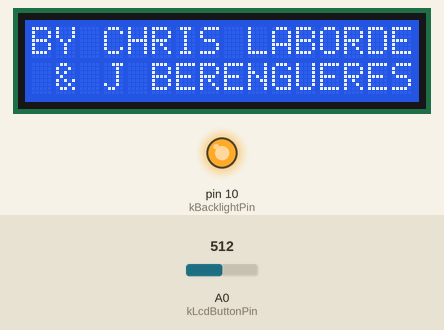
The sketch below on a simulated Arduino Uno, built with avr-gcc and run on an emulated ATmega328P. Shown: 16×2 character LCD, output pins drawn as LEDs (lit = HIGH). The test bench sets the inputs (shaded band); at power-on: A0 (kLcdButtonPin) = 512.

Above: at 0.4 s.
At 2.4 s:
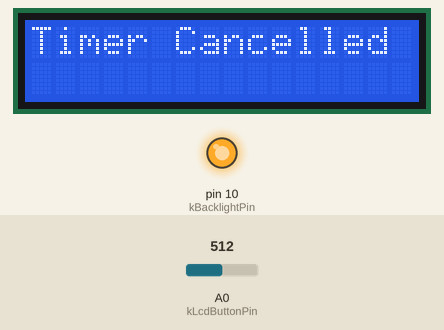
2.5 s: A0 (kLcdButtonPin) set to 640
At 3.21 s:
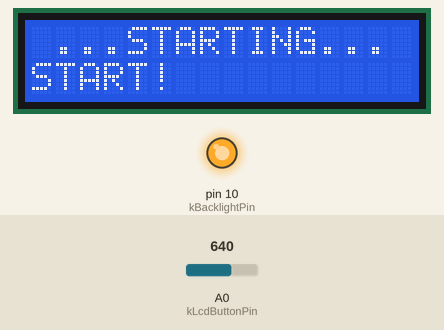
4.0 s: A0 (kLcdButtonPin) set to 659
5.8 s: A0 (kLcdButtonPin) set to 511
At 6.97 s:
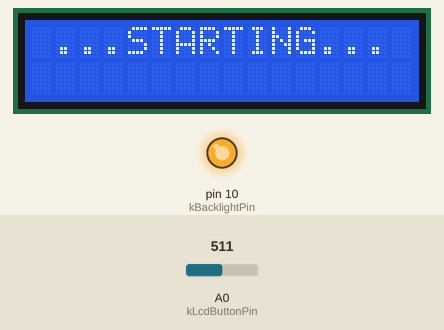
9.1 s: A0 (kLcdButtonPin) set to 462
10.6 s: A0 (kLcdButtonPin) set to 442
Timing chart, 0 to 13.6 s (numbered marks = the images above; inputs shaded):
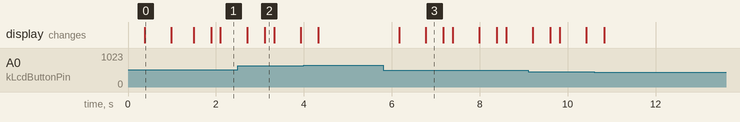

Measured:
- after the input at 5.8 s, the display: first changes after 0.36 s (image 3 shows a later state)
- what the display in image 0 shows lasts 0.6 s, from 0.4 s to 1.0 s
- what the display in image 3 shows lasts 0.4 s, from 6.8 s to 7.2 s

The sketch:

RegattaStarter.ino
```cpp
/*************************************************************************************
  (cc) Jose Berengueres 4-8th Feb  2015, Dubai
  (LCD sample code by Mark Bramwell, July 2010)

  This is an Arduino based Ollie box implmentation used for regata starts

  Components:
  DF ROBOT LCD PANEL, 2 x RELAY Module v3.2, 1 x Arduino
  connect the relay of the horn to D2 of LCD shield. This relay drives aircompressor (12VDC battery)
  connect the relay that controls buzzer/beeper to D11.
**************************************************************************************/

#include <LiquidCrystal.h>

#include "RelayInterface.hpp"
#include "Schedule.hpp"
#include "SystemState.hpp"


/*
   Interfaces to the sound hardware.
   The Horn and Bell classes define a private pin number for the
   relay hardware and will be called as static methods without
   instantiation of an object.
*/
class Horn: public RelayInterface {
  protected:
    static const int kRelayPin = 11;
};

class Beep: public RelayInterface {
  protected:
    static const int kRelayPin = 2;
};


/*
   Interface to the display hardware.
   Provides a simple interface by encapsulating the details of the LiquidCrystal class.
   The LCD display has 2 rows of 16 characters.
*/
namespace display {

const uint8_t kZstringSize = 17;  // numCharPerLine + 1

namespace {
/*
   Everything inside this anonymous namespace is private to the display namespace.
   That is, nothing outside the display namespace can access the lcd object.
*/

// Display characteristics
const uint8_t kNumLines = 2;
const uint8_t kNumCharPerLine = 16;

// Text that displays an empty message
const char kEmptyMessage[kZstringSize] = "                ";

// Hardware pins
const uint8_t kRsPin = 8;  // controls commands
const uint8_t kEnablePin = 9;
const uint8_t kD0Pin = 4;
const uint8_t kD1Pin = 5;
const uint8_t kD2Pin = 6;
const uint8_t kD3Pin = 7;
const uint8_t kBacklightPin = 10;

// Display interface
LiquidCrystal lcd = LiquidCrystal(kRsPin, kEnablePin, kD0Pin, kD1Pin, kD2Pin, kD3Pin);

}  // namespace

void initialize() {
  lcd.begin(kNumCharPerLine, kNumLines);
  pinMode(kBacklightPin, OUTPUT);
}

void backlightOn() {
  digitalWrite(kBacklightPin, HIGH);
}

void backlightOff() {
  digitalWrite(kBacklightPin, LOW);
}

void overwrite(const char* const upper, const char* const lower) {
  lcd.setCursor(0, 0);
  lcd.print(kEmptyMessage);
  lcd.setCursor(0, 1);
  lcd.print(kEmptyMessage);
  lcd.setCursor(0, 0);
  lcd.print(upper);
  lcd.setCursor(0, 1);
  lcd.print(lower);
  return;
}

void clear() {
  overwrite("", "");
}

void overwriteUpper(const char* const upper) {
  lcd.setCursor(0, 0);
  lcd.print(kEmptyMessage);
  lcd.setCursor(0, 0);
  lcd.print(upper);
  return;
}

void overwriteLower(const char* const lower) {
  lcd.setCursor(0, 1);
  lcd.print(kEmptyMessage);
  lcd.setCursor(0, 1);
  lcd.print(lower);
  return;
}

}  // namespace display


/*
   Interface to the button hardware.
*/
// Pins
const int kLcdButtonPin = 0;

// Button enumerations
enum class Button : uint8_t {
  right  = 0,
  up     = 1,
  down   = 2,
  left   = 3,
  select = 4,
  none   = 5,
  start_stop = left,
};


// Messages (LCD is 2x16 characters)
const char* const kStartingMessage = " ...STARTING... ";
const char* const kCancelMessage   = "Timer Cancelled ";
const char* const JASC_5_MSG       = "JASC 1x5 min    ";
const char* const JASC_3_MSG       = "JASC 1x3 min    ";
const char* const DOSC_1x5_MSG     = "DOSC 1x5 min    ";
const char* const DOSC_3x5_MSG     = "DOSC 3x5 min    ";


// Horn sequences
// warning long buzz (sb)= 0,   short horn (sh) = 1, long horn (lh) =2  extralong horn 3
// Short seq countdown // 10lb  5sh   5blank  3lh

// Time lengths
const int kStandardDelay = 300; // (ms)
const unsigned long kLengthOfNote[] = {500, 400, 800, 1500}; // (ms)

const int kNumSequences = 4;

// Sound names
const int WARNING_BEEP = 0;
const int RELAY_BEEP = 2;
const int RELAY_HORN = 11;

//************************************* THREE MIN SEQ ********************************
const unsigned long sch_3[] = { 0,   10, 20, 30, 40, 50,
                                100,
                                190, 200,
                                280, 290, 300,

                                1 * 600, 600 + 10, 600 + 20, 600 + 30, 600 + 40, 600 + 50,
                                900 - 15 - 20, 900 - 15 - 10, 900 - 15, 900,
                                2 * 600 - 15, 2 * 600, 2 * 600 + 10, 2 * 600 + 20, 2 * 600 + 30, 2 * 600 + 40, 2 * 600 + 50,
                                3 * 600 - 30, 3 * 600 - 15, 3 * 600,          3 * 600 + 60, 3 * 600 + 70, 3 * 600 + 80, 3 * 600 + 90,      3 * 600 + 100, 3 * 600 + 110, 3 * 600 + 120, 3 * 600 + 130, 3 * 600 + 140, 3 * 600 + 150, 3 * 600 + 160, 3 * 600 + 170, 3 * 600 + 180, 3 * 600 + 190, 3 * 600 + 200
                              };
const int h_or_b3[] = {        3,   1, 1, 1, 1, 1,
                               1,
                               1, 1,
                               1, 1, 1,
                               2, 0, 0, 0, 0, 0,
                               1, 1, 1, 2,
                               2, 2, 0, 0, 0, 0, 0,
                               2, 2, 2,   1, 1, 1, 1, 1,      0, 0, 0, 0, 0, 0, 0, 0, 0, 0
                      };
const unsigned int index_3 = 6 + 6 + 6 + 4 + 7 + 18 - 1;
const long ctdwn_3 = 205 * 1000L; // 3*60 + 39;


//************************************* FIVE MIN SEQ ********************************
const unsigned long sch_5[] = {0, 10, 20, 30, 40, 50,
                               1 * 600, 1 * 600 + 10, 1 * 600 + 20, 1 * 600 + 30, 1 * 600 + 40, 1 * 600 + 50,
                               4 * 600, 4 * 600 + 10, 4 * 600 + 20, 4 * 600 + 30, 4 * 600 + 40, 4 * 600 + 50,
                               5 * 600, 5 * 600 + 10, 5 * 600 + 20, 5 * 600 + 30, 5 * 600 + 40, 5 * 600 + 50, 5 * 600 + 60, 5 * 600 + 70, 5 * 600 + 80, 5 * 600 + 90, 5 * 600 + 100, 5 * 600 + 110, 5 * 600 + 120, 5 * 600 + 130, 5 * 600 + 140, 5 * 600 + 150, 5 * 600 + 160, 5 * 600 + 170, 5 * 600 + 180, 5 * 600 + 190, 5 * 600 + 200
                              };

const int h_or_b5[] =      {   3, 0, 0, 0, 0, 0,
                               2, 0, 0, 0, 0, 0,
                               2, 0, 0, 0, 0, 0,
                               2, 0, 0, 0, 0, 0, 1, 1, 1, 1, 1, 0, 0, 0, 0, 0, 0, 0, 0, 0, 0
                           };
const unsigned int index_5 = 28 + 6 + 5 - 1;
const long ctdwn_5 = (5 * 60 + 25) * 1000L; // (ms)


//************************************* DOSC x1********************************
const unsigned long sch_5british[] = {0, 10, 20, 30, 40, 50,
                                      1 * 600, 1 * 600 + 10, 1 * 600 + 20, 1 * 600 + 30, 1 * 600 + 40, 1 * 600 + 50,
                                      4 * 600, 4 * 600 + 10, 4 * 600 + 20, 4 * 600 + 30, 4 * 600 + 40, 4 * 600 + 50,
                                      5 * 600, 5 * 600 + 10, 5 * 600 + 20, 5 * 600 + 30, 5 * 600 + 40, 5 * 600 + 50
                                     };

const int h_or_b5british[] =      {  3, 0, 0, 0, 0, 0,
                                     2, 0, 0, 0, 0, 0,
                                     2, 0, 0, 0, 0, 0,
                                     2, 0, 0, 0, 0, 0
                                  };
const unsigned int index_5british = 4 * 6 - 1;
const long ctdwn_5british = (5 * 60 + 8) * 1000L; // (ms)

//************************************* DOSC ROLLING x3 ********************************
const unsigned long sch__3[] =   {    0,       10,       20,       30,       40,      50,
                                      1 * 600,  1 * 600 + 10,  1 * 600 + 20,  1 * 600 + 30,  1 * 600 + 40,  1 * 600 + 50,
                                      4 * 600,  4 * 600 + 10,  4 * 600 + 20,  4 * 600 + 30,  4 * 600 + 40,  4 * 600 + 50,
                                      5 * 600,  5 * 600 + 10,  5 * 600 + 20,  5 * 600 + 30,  5 * 600 + 40,  5 * 600 + 50,
                                      6 * 600,  6 * 600 + 10,  6 * 600 + 20,  6 * 600 + 30,  6 * 600 + 40,  6 * 600 + 50,
                                      9 * 600,  9 * 600 + 10,  9 * 600 + 20,  9 * 600 + 30,  9 * 600 + 40,  9 * 600 + 50,
                                      10 * 600, 10 * 600 + 10, 10 * 600 + 20, 10 * 600 + 30, 10 * 600 + 40, 10 * 600 + 50,
                                      11 * 600, 11 * 600 + 10, 11 * 600 + 20, 11 * 600 + 30, 11 * 600 + 40, 11 * 600 + 50,
                                      14 * 600, 14 * 600 + 10, 14 * 600 + 20, 14 * 600 + 30, 14 * 600 + 40, 14 * 600 + 50,
                                      15 * 600, 15 * 600 + 10, 15 * 600 + 20, 15 * 600 + 30, 15 * 600 + 40, 15 * 600 + 50
                                 };

const int h_or_b__3[] =          {   3, 0, 0, 0, 0, 0,
                                     2, 0, 0, 0, 0, 0,
                                     2, 0, 0, 0, 0, 0,

                                     3, 0, 0, 0, 0, 0,
                                     2, 0, 0, 0, 0, 0,
                                     2, 0, 0, 0, 0, 0,

                                     3, 0, 0, 0, 0, 0,
                                     2, 0, 0, 0, 0, 0,
                                     2, 0, 0, 0, 0, 0,
                                     2, 0, 0, 0, 0, 0
                                 };
const unsigned int index__3 = 10 * 6 - 1;
const long ctdwn__3 = (15 * 60 + 7) * 1000L; // (ms)


/***  Global Variables  ***/

/* Timer schedules */
Schedule schedule_5 = Schedule(sch_5, h_or_b5, index_5, ctdwn_5, JASC_5_MSG);
Schedule schedule_3 = Schedule(sch_3, h_or_b3, index_3, ctdwn_3, JASC_3_MSG);
Schedule schedule_5british = Schedule(sch_5british, h_or_b5british, index_5british, ctdwn_5british, DOSC_1x5_MSG);
Schedule schedule__3 = Schedule(sch__3, h_or_b__3, index__3, ctdwn__3, DOSC_3x5_MSG);

/*  System State */
SystemState state;


/***  Functions  ***/

/*
   Prepares the system for timer functionality.
   Runs once at power on.
*/
void setup() {

  // Initialize system state
  state.initialize();

  // Initialize sound relays
  Horn::initialize();
  Beep::initialize();

  // Initialize display, turning on backlight
  display::initialize();
  display::backlightOn();

  // Write introductory text to the display
  show_introduction();

  return;

}


/*
   Writes introductory text to the display.
*/
void show_introduction() {
  display::overwrite("BY CHRIS LABORDE", "");
  delay(kStandardDelay);
  display::overwrite("BY CHRIS LABORDE", " & J BERENGUERES");
  delay(2 * kStandardDelay);
  display::overwrite("  Select start", "    sequence");
  delay(kStandardDelay);
  return;
}


/*
   The command loop that runs the timer.
   Runs continuously after setup() completes.

   loop() performs three major, largely independent actions:
     1.) If the timer is running, it displays the timer status and emits sounds
     2.) If the start/stop button is pressed, it starts/stops the timer.
     3.) When the timer is stopped, the selection buttons allows the user to select
         a specific countdown sequence.
*/
void loop() {

  // If timer is running, perform the timer actions.  Specifically,
  // make sounds and display status at the appropriate times.
  if (state.isTimerRunning()) {
    long time_remaining_ms = state.getTimeRemaining_ms();
    horn_or_beep(time_remaining_ms);
    display_timer(time_remaining_ms);
  }

  // Depending on which button was pushed, we perform an action
  switch (read_LCD_buttons()) {
    case Button::start_stop:
      if (state.isTimerRunning()) {

        // Timer is running; stop timer
        display::overwrite(kCancelMessage, "");
        de_activate_sound(RELAY_HORN);
        de_activate_sound(RELAY_BEEP);
        state.stopTimer();
      } else {

        // Timer not running; start timer
        state.startTimer();
        display::overwrite(kStartingMessage, state.getSchedule()->getTitle());
      }
      delay(400);  // TODO: Remove after implementing more sophisticated debouncing
      break;

    case Button::select:
      // If the timer is not running, switch to next countdown sequence
      if (!state.isTimerRunning()) {
        increment_sequence_selection();
      }
      break;

    // Do-nothing scenarios
    case Button::right:
      [[fallthrough]]
    case Button::up:
      [[fallthrough]]
    case Button::down:
      [[fallthrough]]
    case Button::none:
      break;
  }
}


/*
   increment_sequence_selection()
   Switches through the available timer schedules that the
   system can follow.
*/
void increment_sequence_selection() {

  static short selected_sequence = -1;  // countdown sequence selection
  display::clear();

  selected_sequence += 1;
  if (selected_sequence >= kNumSequences) {
    selected_sequence = 0;
  }

  if (selected_sequence == 0) {
    state.setSchedule(schedule_5);
  } else if (selected_sequence == 1) {
    state.setSchedule(schedule_3);
  } else if (selected_sequence == 2) {
    state.setSchedule(schedule_5british);
  } else if (selected_sequence == 3) {
    state.setSchedule(schedule__3);
  }

  display::overwrite(state.getSchedule()->getTitle(), "");

  return;
}


/*
    read_LCD-buttons()
    Determines if a button has been pressed.
*/
Button read_LCD_buttons() {

  // My V1.1 buttons when read are centered at these values: 0, 144, 329, 504, 741.
  // We add approx 50 to those values and check to see if we are close.
  // We make "nothing" the first option for speed reasons since it will be the most likely result.

  int adc_key_in = analogRead(kLcdButtonPin);  // read the value from the sensor
  Button button = Button::none;

  if (adc_key_in <= 1000) {

    // Button pressed
    if (adc_key_in < 50) {
      button = Button::right;
    } else if (adc_key_in < 250) {
      button = Button::up;
    } else if (adc_key_in < 450) {
      button = Button::down;
    } else if (adc_key_in < 650) {
      button = Button::left;
    } else if (adc_key_in < 850) {
      button = Button::select;
    } else {
      button = Button::none;
    }

    // Add delay to debounce
    // TODO: Debounce better
    delay(200);
  }

  return button;
}


/*
   Selects sound to turn on/off and causes the change to happen.
*/
void horn_or_beep(const unsigned long time_ms) {
  if (state.isSoundOn()) {
    // A sound is on; check if it should be turned off.
    if ( state.getTimeSinceSoundStart() > static_cast<int>(kLengthOfNote[state.getSchedule()->getSound()]) ) {
      de_activate_sound(state.getSchedule()->getSound());
      state.getSchedule()->incrementIndex();
    }
  } else {
    // No sound is on; check if one should be turned on.
    unsigned long a_time_ms = (state.getSchedule()->getSch() * 100);
    if (time_ms < a_time_ms + 1000) {
      activate_sound(state.getSchedule()->getSound());
    }
  }
  return;
}


/*
   Turns on a sound.
*/
void activate_sound(const int sound) {
  // check what instrument to sound
  if (sound == WARNING_BEEP) {
    Beep::turnOn();
    state.setBeepOn();
  } else {
    Horn::turnOn();
    state.setHornOn();
  }
  return;
}


/*
   Turns off a sound.
*/
void de_activate_sound(const int sound) {
  if (sound == WARNING_BEEP) {
    Beep::turnOff();
    state.setBeepOff();
  } else {
    Horn::turnOff();
    state.setHornOff();
  }
  return;
}


/*
   Displays on the LCD screen the time remaining on the
   countdown timer.  The time remaining is read
   from the state struct.
*/
void display_timer(const long time_ms) {

  // Sound status sub-strings
  const char* const kHornOnMessage = "H";
  const char* const kBeepOnMessage  = "B";
  const char* const kSoundOffMessage = " ";

  // String that will be displayed
  char text[display::kZstringSize];

  if (time_ms > -1) {

    // Timer is running
    // Display time remaining and sounds on/off.
    int seconds = (time_ms / 1000) % 60;
    int minutes = (time_ms / 1000) / 60;

    const char* msg = kSoundOffMessage;
    if (state.isHornOn()) {
      msg = kHornOnMessage;
    } else if (state.isBeepOn()) {
      msg = kBeepOnMessage;
    }

    snprintf(text, display::kZstringSize, " %2d:%02d  %1s        ", minutes, seconds, msg);
    display::overwriteUpper(text);

  } else {
    // Timer has finished
    display::overwriteLower("START!");

  }
  return;
}
```

RelayInterface.cpp
```cpp
/*
   Interface to relay hardware.

   This is a RelayInterface base class that is not intended
   for use but provides the interface functions.  To create
   a usable relay interface, inherit from RelayInterface and
   define kRelayPin.  The functions can then be used via
   calls to static methods.
*/

#include "RelayInterface.hpp"

#include <Arduino.h>


void RelayInterface::initialize() {
  pinMode(kRelayPin, OUTPUT);
};
void RelayInterface::turnOn() {
  digitalWrite(kRelayPin, HIGH);
}
void RelayInterface::turnOff() {
  digitalWrite(kRelayPin, LOW);
}
```

RelayInterface.hpp
```cpp
/*
   Interface to relay hardware.

   This is a RelayInterface base class that is not intended
   for use but provides the interface functions.  To create
   a usable relay interface, inherit from RelayInterface and
   define kRelayPin.  The functions can then be used via
   calls to static methods.
*/

class RelayInterface {
  public:
    RelayInterface() = delete;
    virtual ~RelayInterface();
    static void initialize();
    static void turnOn();
    static void turnOff();
    // static bool isOn();
  protected:
    static const int kRelayPin = -1;
};
```

Schedule.cpp
```cpp
/*
   Countdown Schedule

   This class is used to wrap the countdown schedule so that it cannot
   become unsynchronized.  Once the constructor has been called, the
   only possible interactions are to get information about the next step
   in the schedule and to move the schedule a step forward.
*/

#include "Schedule.hpp"

Schedule::Schedule(const unsigned long* sch_, const int* h_or_b_,
                   const unsigned int &size_schedule_, const long timer_length_ms, const char* const title_)
  : sch(sch_), h_or_b(h_or_b_), size_schedule(size_schedule_), index(size_schedule_),
    timerLength_ms(timer_length_ms), title(title_)
{
  return;
}
```

Source omitted: Schedule.hpp (1334 bytes), SystemState.cpp (1635 bytes), SystemState.hpp (1114 bytes)
